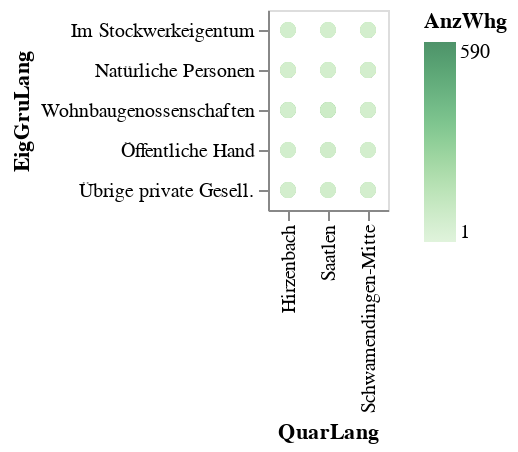

Notebook code cell kept with this figure:
### Code cell
alt.Chart(mySelection).mark_circle(size=60).encode(
    x='QuarLang',
    y='EigGruLang',
    #color='AnzWhg',
    #color=alt.Color('AnzNat', scale=alt.Scale(scheme='dark2')),
    color=alt.Color('AnzWhg', scale=alt.Scale(scheme='greens')),
    tooltip=['QuarLang','StichtagDatJahr','EigGruLang','AnzWhg']
).interactive() # this makes the axes interactive: now you can zoom & pan

### Figure 1 — Vega-Lite specification as saved in the notebook (floating-point values rounded to 4 significant figures; data arrays with more than 128 entries replaced by an {"elided": "..."} marker saying what was removed)
{"config": {"view": {"continuousWidth": 400, "continuousHeight": 300}}, "data": {"name": "data-4c2f95702c5ddf22c65258e014392d8d"}, "mark": {"type": "circle", "size": 60}, "encoding": {"color": {"type": "quantitative", "field": "AnzWhg", "scale": {"scheme": "greens"}}, "tooltip": [{"type": "nominal", "field": "QuarLang"}, {"type": "temporal", "field": "StichtagDatJahr"}, {"type": "nominal", "field": "EigGruLang"}, {"type": "quantitative", "field": "AnzWhg"}], "x": {"type": "nominal", "field": "QuarLang"}, "y": {"type": "nominal", "field": "EigGruLang"}}, "selection": {"selector003": {"type": "interval", "bind": "scales", "encodings": ["x", "y"]}}, "$schema": "https://vega.github.io/schema/vega-lite/v4.8.1.json", "datasets": {"data-4c2f95702c5ddf22c65258e014392d8d": {"elided": "400 records"}}}
